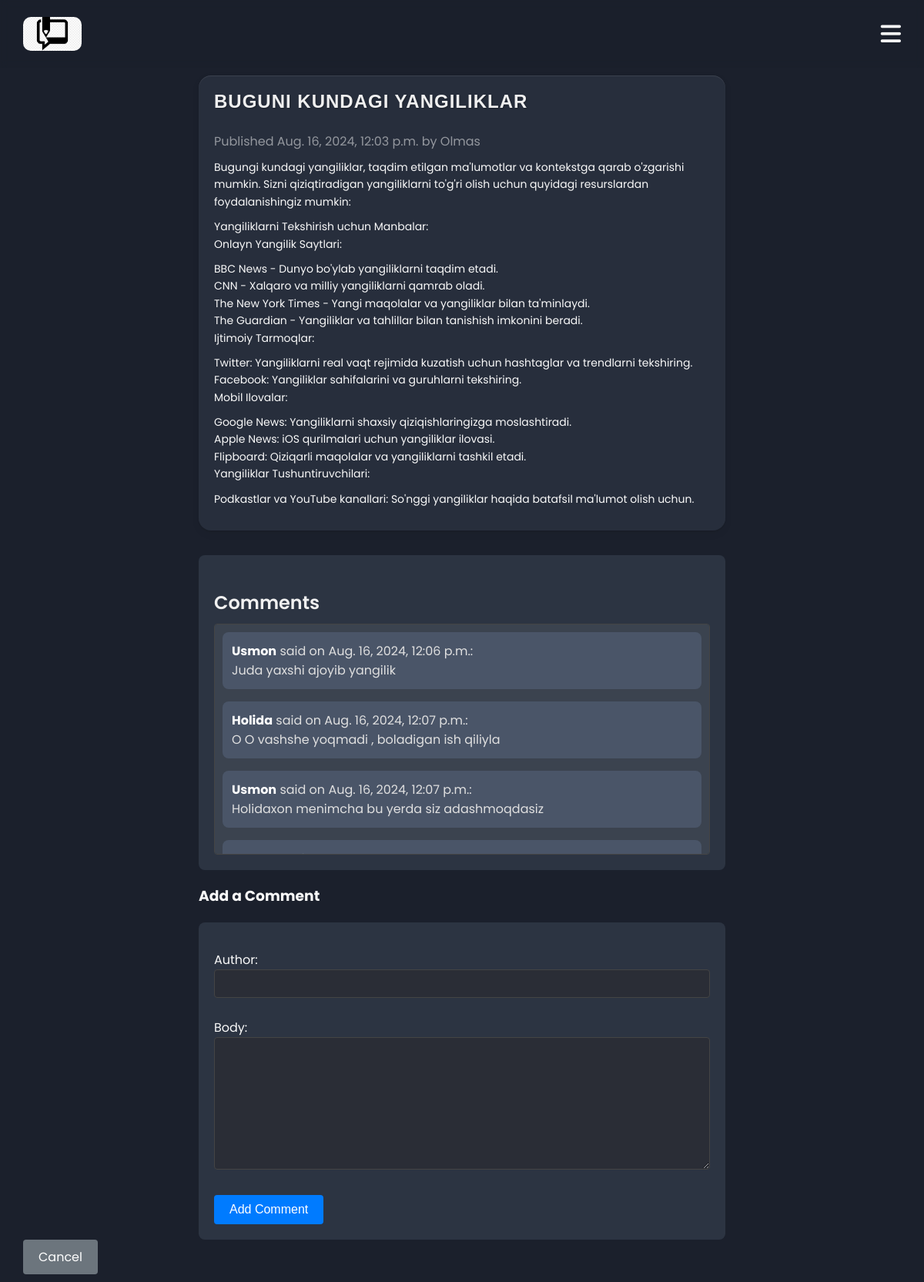
/2024/8/16/buguni-kundagi-yangiliklar, run on the app's committed database.
### blogapp/models.py (models this page shows, shortened)
class Post(models.Model):
    STATUS_CHOICES = (
        ('draft', 'Draft'),
        ('published', 'Published')
    )
    title = models.CharField(max_length=255)
    slug = models.SlugField(max_length=255, unique_for_date='publish')
    author = models.ForeignKey(User, on_delete=models.CASCADE, related_name='blog_posts')
    body = models.TextField()
    publish = models.DateTimeField(default=timezone.now)
    created = models.DateTimeField(auto_now_add=True)
    updated = models.DateTimeField(auto_now=True)
    status = models.CharField(max_length=10, choices=STATUS_CHOICES, default='draft')
    class Meta:
        ordering = ('-publish',)
    objects = models.Manager()
    published = PublishManager()

class Comment(models.Model):
    post = models.ForeignKey(Post, related_name='comments', on_delete=models.CASCADE)
    author = models.CharField(max_length=100)
    body = models.TextField()
    created_at = models.DateTimeField(auto_now_add=True)

### blogapp/views.py (the view)
# urls.py: path('<int:year>/<int:month>/<int:day>/<slug:slug>', views.post_detail, name='post_detail')
def post_detail(request, year, month, day, slug):
    post = get_object_or_404(Post, slug=slug, status='published', publish__year=year, publish__month=month, publish__day=day)
    comments = post.comments.all()
    new_comment = None
    if request.method == 'POST':
        comment_form = CommentForm(data=request.POST)
        if comment_form.is_valid():
            new_comment = comment_form.save(commit=False)
            new_comment.post = post
            new_comment.save()
            return redirect(post.get_absolute_url())
    else:
        comment_form = CommentForm()
    return render(request, 'blog/post/detail.html', {
        'post': post,
        'comments': comments,
        'new_comment': new_comment,
        'comment_form': comment_form,
    })

### blogapp/forms.py
class CommentForm(forms.ModelForm):
    class Meta:
        model = Comment
        fields = ['author', 'body']

### templates/blog/post/detail.html (shortened to what this page needs)
{% extends "blog/base.html" %}
{% block content %}
<article>
    <div class="detail">
        <h2>{{ post.title }}</h2>
        <br>
        <name>Published {{ post.publish }} by {{ post.author }}</name>
        <p>{{ post.body|linebreaks }}</p>
    </div>
</article>
<section class="comments-section">
    <h3>Comments</h3>
    <div class="comments-list">
        {% for comment in comments %}
            <div class="comment">
                <p><strong>{{ comment.author }}</strong> said on {{ comment.created_at }}:</p>
                <p>{{ comment.body }}</p>
            </div>
        {% empty %}
            <p>No comments yet.</p>
        {% endfor %}
    </div>
</section>
<section>
    <h3>Add a Comment</h3>
    <form method="post">
        {{ comment_form.as_p }}
        <button type="submit">Add Comment</button>
    </form>
</section>
<div class="cancel-button-container">
    <a href="{% url 'blogapp:post_list' %}" class="cancel-button">Cancel</a>
</div>
{% endblock %}

### templates/blog/base.html (shortened to what this page needs)
<!DOCTYPE html>
{% load static %}
<html lang="en">
<head>
    <link rel="stylesheet" href="{% static 'css/styles.css' %}" />
    <link rel="stylesheet" href="https://cdnjs.cloudflare.com/ajax/libs/font-awesome/6.4.0/css/all.min.css" />
</head>
<body>
    <nav>
        <img src="{% static 'image/kisspng-computer-icons-blogger-blog-5abbc928c96994.914847481522256168825.jpg' %}" alt="Logo" />
        <i class="fa-solid fa-bars"></i>
    </nav>
    <main>
        {% block content %}
        {% endblock %}
    </main>
</body>
</html>

### static/css/styles.css (style rules this page uses)
body { margin: 0; background: rgb(27 32 44 / 100%); color: #f9f9f9; font-family: "Euclid Circular A", "Poppins"; }
* { box-sizing: border-box; }
nav { position: sticky; z-index: 1; top: 0; left: 0; width: 100%; height: 88px; padding: 0 30px; display: flex; align-items: center; justify-content: space-between; background: rgb(27 32 44 / 70%); -webkit-backdrop-filter: blur(5px); -moz-backdrop-filter: blur(5px); -ms-backdrop-filter: blur(5px); backdrop-filter: blur(5px); backface-visibility: hidden; transform: translateZ(0px); transition: 0.3s; }
nav img { height: 50%; width: auto; border-radius: 10px; }
nav i { font-size: 30px; color: #f9f9f9; }
main { padding: 10px 30px; }
article { display: flex; gap: 16px; padding: 20px; max-width: 60%; margin: 0 auto 32px; border-radius: 16px; background-color: #272e3c; box-shadow: 0 4px 12px rgba(0, 0, 0, 0.05), 0 1px 2px rgba(0, 0, 0, 0.1), inset 0 1px 1px rgba(255, 255, 255, 0.1); }
article name { color: rgb(255 255 255 / 50%); }
article p { margin: 8px 0 10px; font-size: 14px; line-height: 1.6; }
a { text-decoration: none; color: #007bff; transition: color 0.3s ease; }
.detail h2 { color: #f0f0f0; font-size: 1.5rem; font-family: 'Arial', sans-serif; font-weight: 700; text-transform: uppercase; letter-spacing: 1px; margin: 0; padding: 0; text-shadow: 1px 1px 2px rgba(0, 0, 0, 0.3); }
.comments-section { margin-top: 20px; padding: 20px; border-radius: 8px; width: 60%; margin-inline: auto; background-color: #2c3442; }
.comments-section h3 { color: #f0f0f0; font-size: 1.5rem; font-weight: 600; margin-bottom: 10px; }
.comments-list { max-height: 300px; overflow-y: auto; padding: 10px; border: 1px solid #444; border-radius: 4px; background-color: #3b434f; }
.comment { margin-bottom: 16px; padding: 12px; border-radius: 8px; background-color: #4a5568; }
.comment p { margin: 0; color: #e0e0e0; }
.comment strong { color: #ffffff; }
form { margin-top: 20px; padding: 20px; border-radius: 8px; background-color: #2c3442; }
form input, form textarea { width: 100%; padding: 10px; margin-bottom: 10px; border: 1px solid #444; border-radius: 4px; background-color: #2a2d36; color: #f0f0f0; }
form button { background-color: #007bff; color: #ffffff; border: none; padding: 10px 20px; border-radius: 4px; cursor: pointer; font-size: 1rem; }
.cancel-button { display: inline-block; padding: 10px 20px; border: none; border-radius: 4px; background-color: #6c757d; color: #ffffff; text-align: center; text-decoration: none; font-size: 1rem; transition: background-color 0.3s ease; }
section { width: 60%; margin: auto; }

### data on the page
Post: title "BUGUNI KUNDAGI YANGILIKLAR", publish "Aug. 16, 2024, 12:03 p.m.", author "Olmas", body "Bugungi kundagi yangiliklar, taqdim etilgan ma'lumotlar va kontekstga qarab o'zgarishi mumkin. Sizni qiziqtiradigan yangiliklarni to'g'ri olish uchun quyidagi resurslardan foydalanishingiz mumkin: Yangiliklarni Tekshirish uchun Manbalar: Onlayn Yangilik Saytlari: BBC News - Dunyo bo'ylab yangiliklarni taqdim etadi. CNN - Xalqaro va milliy yangiliklarni qamrab oladi. The New York Times - Yangi maqolalar va yangiliklar bilan ta'minlaydi. The Guardian - Yangiliklar va tahlillar bilan tanishish imkonini beradi. Ijtimoiy Tarmoqlar: Twitter: Yangiliklarni real vaqt rejimida kuzatish uchun hashtaglar va trendlarni tekshiring. Facebook: Yangiliklar sahifalarini va guruhlarni tekshiring. Mobil…"
Comment: author "Usmon", created_at "Aug. 16, 2024, 12:06 p.m.", body "Juda yaxshi ajoyib yangilik"
Comment: author "Holida", created_at "Aug. 16, 2024, 12:07 p.m.", body "O O vashshe yoqmadi , boladigan ish qiliyla"
Comment: author "Usmon", created_at "Aug. 16, 2024, 12:07 p.m.", body "Holidaxon menimcha bu yerda siz adashmoqdasiz"
